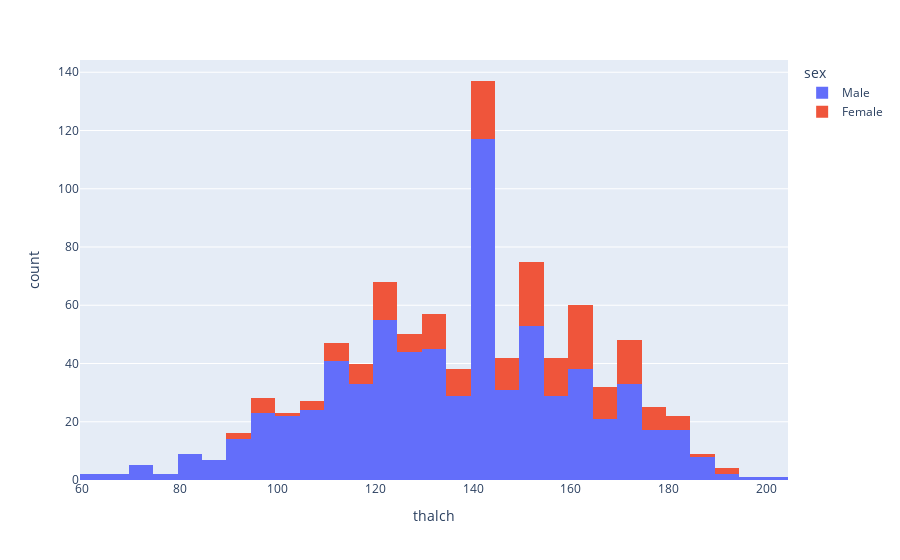

Notebook code for this chart:
### Markdown cell above
### Observations 
1. `No outliers` in the `thalch` column.

### Code cell
# Let's plot thalch based on gender
fig = px.histogram(df, x = 'thalch', color = 'sex')
fig.show()

### Figure 1 — Plotly figure (JSON) as saved in the notebook; plotly's stock layout.template omitted (floating-point values rounded to 4 significant figures; data arrays with more than 128 entries replaced by an {"elided": "..."} marker saying what was removed)
{"data": [{"alignmentgroup": "True", "bingroup": "x", "hovertemplate": "sex=Male<br>thalch=%{x}<br>count=%{y}<extra></extra>", "legendgroup": "Male", "marker": {"color": "#636efa", "pattern": {"shape": ""}}, "name": "Male", "offsetgroup": "Male", "orientation": "v", "showlegend": true, "type": "histogram", "x": {"elided": "725 int values"}, "xaxis": "x", "yaxis": "y"}, {"alignmentgroup": "True", "bingroup": "x", "hovertemplate": "sex=Female<br>thalch=%{x}<br>count=%{y}<extra></extra>", "legendgroup": "Female", "marker": {"color": "#EF553B", "pattern": {"shape": ""}}, "name": "Female", "offsetgroup": "Female", "orientation": "v", "showlegend": true, "type": "histogram", "x": {"elided": "194 int values"}, "xaxis": "x", "yaxis": "y"}], "layout": {"barmode": "relative", "legend": {"title": {"text": "sex"}, "tracegroupgap": 0}, "margin": {"t": 60}, "xaxis": {"anchor": "y", "domain": [0, 1], "title": {"text": "thalch"}}, "yaxis": {"anchor": "x", "domain": [0, 1], "title": {"text": "count"}}}}
